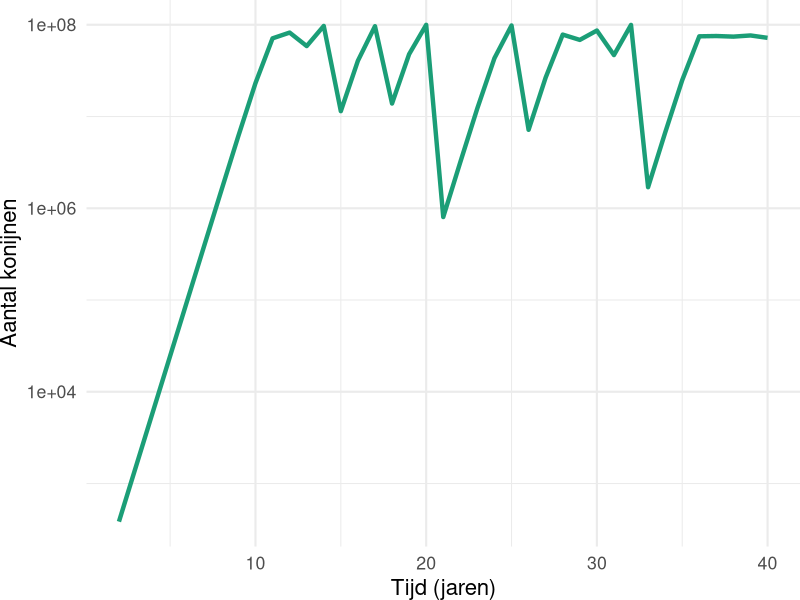
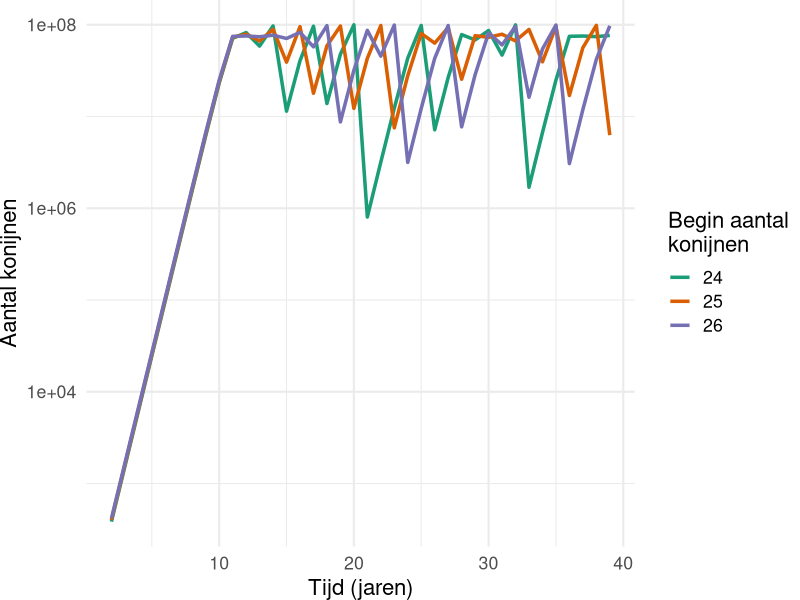
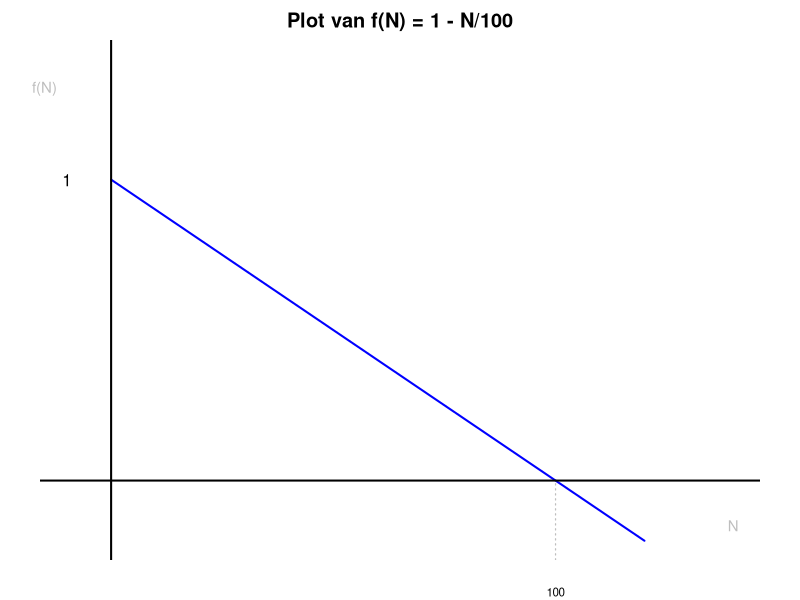

Source code (R) for these figures, in order:
## ---- chunk 1
#| code-fold: true
#| warning: false
#| fig.width: 6
#| fig.height: 4
#| fig-cap: "Snel-groeiende konijnenpopulatie gemodelleerd met een differentievergelijking, beginnende met 24 konijnen (r=4, K=10e8)"
#| label: fig-chaos-1

library(ggplot2)
library(dplyr)
r = 4        # intrinsic growth rate
K = 10^8
init_R = 24    # start with 24

R_series <- data.frame()
for(r in c(r)){
  for(s in c(24:26)){ 
    R = s
    myR = R
    R_series <- rbind(R_series, data.frame(time=0, r=r, R=R,s=s,initR=myR))
    for(i in 1:50)
    {
      R <- r*R*(1-R/K)
      R_series <- rbind(R_series, data.frame(time=i,r=r,R=R,s=s,initR=myR))
    }
  }
}

R_series %>% filter(initR==24,time>1,time<=40,r==4) %>% 
  ggplot(aes(x=time,y=R,group=s,col=as.factor(initR))) + 
  geom_line(size=1.5) + 
  #facet_wrap(~r, scale="free_y",ncol=1) + 
  theme_bw() +
  scale_color_brewer(type="qual", palette = "Dark2", name="") +
  guides(color="none")+
  ylab("Aantal konijnen") +
  scale_y_log10()+
  xlab("Tijd (jaren)") +
  theme_minimal(base_size=16)+
  theme(plot.margin = unit(c(0,0,0,0), "cm"))

## ---- chunk 2
#| code-fold: true
#| warning: false
#| fig.width: 6
#| fig.height: 4
#| fig-cap: "Dezelfde differentievergelijking beginnende met 24 (groen), 25 (rood), en 26 (paars) konijnen. (r=4, K=10e8)"
#| label: fig-chaos-2

R_series %>% filter(time>1,time <40,r==4) %>% 
  ggplot(aes(x=time,y=R,group=s,col=as.factor(initR))) + 
  geom_line(size=1.2) + 
  #facet_wrap(~r, scale="free_y",ncol=1) + 
  theme_bw() +
  #guides(color="none")+
  scale_color_brewer(type="qual", palette = "Dark2", name="Begin aantal\nkonijnen") +
  guides(alpha="none") +
  scale_y_log10()+
  ylab("Aantal konijnen") +
  xlab("Tijd (jaren)") +
  theme_minimal(base_size=16)+
  theme(plot.margin = unit(c(0,0,0,0), "cm"))

## ---- chunk 3
#| code-fold: true
#| fig-width: 4
#| fig-height: 4
#| out-width: 50%
#| fig-align: center

# Define the function
f <- function(N) {
  1 - N / 100
}

# Generate a sequence of N values
N_values <- seq(0, 120, by = 1)  # Extended range to visualize the function around 100

# Compute f(N)
f_values <- f(N_values)
par(mar=c(2,2,2,2))
# Plot the function
plot(
  N_values, f_values, type = "l", col = "blue", lwd = 2,
  xlab = "N", ylab = "f(N)", main = "Plot van f(N) = 1 - N/100",
  ylim = c(-0.2, 1.4), xlim = c(-10, 140), axes=F
)
abline(v=0,lwd=2)
abline(h=0,lwd=2)
# Add the vertical line below the x-axis
segments(
  x0 = 100, y0 = par("usr")[3],  # par("usr")[3] gives the lower limit of the y-axis
  x1 = 100, y1 = 0, col = "grey", lty = 3,lwd=1.2
)
# Annotate the points (100, 0) and (0, 1)
text(100, -0.37, labels = "100", col = "black", cex=0.7, xpd=T)
text(-10, 1, labels = "1", col = "black")
text(-15, 1.3, labels = "f(N)", col = "grey", cex=0.9, xpd=T)
text(140, -0.15, labels = "N", col = "grey", cex=0.9, xpd=T)
